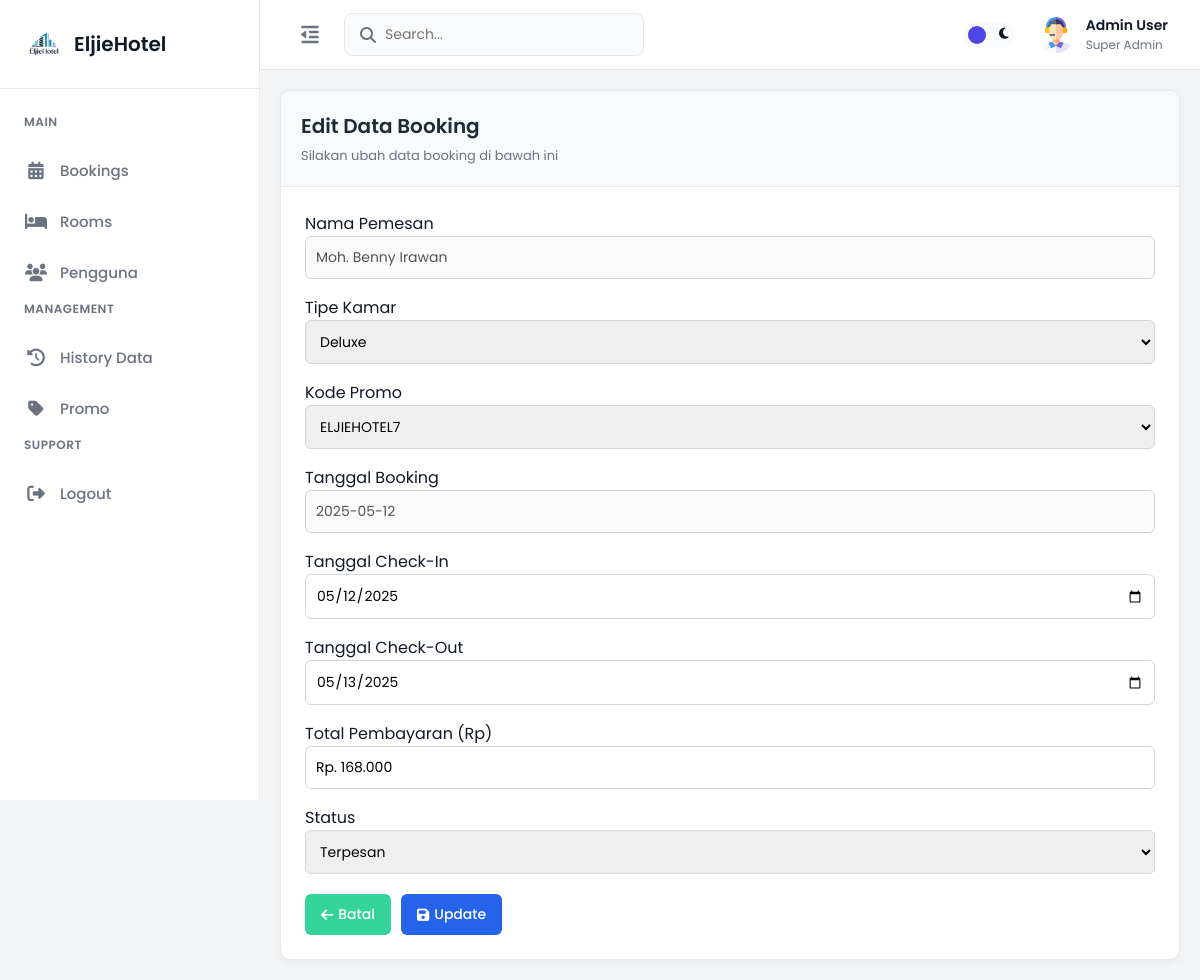
Screenshot of /edit_bookings.php?id=114 with the database file from the repository.
### tables this page shows
CREATE TABLE `tb_bookings` (
  `id_bookings` int NOT NULL,
  `id_user` int DEFAULT NULL,
  `id_room` int DEFAULT NULL,
  `id` int DEFAULT NULL,
  `kode_booking` varchar(10) NOT NULL,
  `booking_date` date DEFAULT NULL,
  `check_in_date` date DEFAULT NULL,
  `check_out_date` date DEFAULT NULL,
  `total_amount` decimal(10,3) DEFAULT NULL,
  `status` enum('terpesan','dibatalkan') DEFAULT 'terpesan'
);

CREATE TABLE `tb_users` (
  `id_user` int NOT NULL,
  `username` varchar(50) NOT NULL,
  `password` varchar(225) NOT NULL,
  `email` varchar(100) NOT NULL,
  `no_hp` varchar(50) NOT NULL
);

CREATE TABLE `tb_rooms` (
  `id_room` int NOT NULL,
  `room_type` varchar(50) NOT NULL,
  `price` decimal(10,3) NOT NULL,
  `foto` varchar(255) DEFAULT NULL,
  `status` enum('tersedia','terisi','maintenance') NOT NULL DEFAULT 'tersedia',
  `created_at` timestamp NULL DEFAULT CURRENT_TIMESTAMP,
  `updated_at` timestamp NULL DEFAULT CURRENT_TIMESTAMP ON UPDATE CURRENT_TIMESTAMP
);

### edit_bookings.php (the view, shortened to what this page needs)
<?php
include "config/koneksi.php";
if (isset($_GET['id'])) {
    $id_bookings = intval($_GET['id']);
    $query = "SELECT b.id_bookings, u.username AS user, r.room_type AS room, r.price AS room_price,
                     p.id AS promo_id, p.code AS promo_code, p.type AS promo_type, p.value AS promo_value,
                     b.booking_date, b.check_in_date, b.check_out_date, b.total_amount, b.status, b.id_room
              FROM tb_bookings b
              LEFT JOIN tb_users u ON b.id_user = u.id_user
              LEFT JOIN tb_rooms r ON b.id_room = r.id_room
              LEFT JOIN tb_promo p ON b.id = p.id
              WHERE b.id_bookings = $id_bookings";
    $result = mysqli_query($conn, $query);
    if (mysqli_num_rows($result) == 1) {
        $booking = mysqli_fetch_assoc($result);
    } else {
        echo "<script>alert('Booking tidak ditemukan.'); window.location='bookings.php';</script>";
        exit;
    }
} else {
    echo "<script>alert('ID Booking tidak valid.'); window.location='bookings.php';</script>";
    exit;
}
$roomQuery = "SELECT id_room, room_type, price FROM tb_rooms WHERE status = 'Tersedia'";
$roomResult = mysqli_query($conn, $roomQuery);
$promoQuery = "SELECT id, code, type, value FROM tb_promo WHERE end_date >= CURDATE()";
$promoResult = mysqli_query($conn, $promoQuery);
?>
<?php include "header.php"; ?>
<?php include "sidebar.php"; ?>
<main class="main-content">
    <?php include "topnav.php"; ?>
    <div class="card-eljie">
        <div class="card-header-eljie">
            <div>
                <h2>Edit Data Booking</h2>
                <p>Silakan ubah data booking di bawah ini</p>
            </div>
        </div>
        <div class="card-body-eljie">
            <form action="proses_edit_booking.php" method="POST" class="form">
                <div class="form-group">
                    <label for="user">Nama Pemesan</label>
                    <input type="text" name="user" id="user" class="form-control" value="<?= htmlspecialchars($booking['user']); ?>" disabled>
                </div>
                <div class="form-group">
                    <label for="room">Tipe Kamar</label>
                    <select name="room" id="room" class="form-control" onchange="updatePrice()" required>
                        <?php while ($room = mysqli_fetch_assoc($roomResult)): ?>
                            <option value="<?= $room['id_room']; ?>" data-price="<?= $room['price']; ?>"
                                <?= ($room['id_room'] == $booking['id_room']) ? 'selected' : ''; ?>>
                                <?= htmlspecialchars($room['room_type']); ?>
                            </option>
                        <?php endwhile; ?>
                    </select>
                </div>
                <div class="form-group">
                    <label for="promo">Kode Promo</label>
                    <select name="promo" id="promo" class="form-control" onchange="updatePrice()">
                        <?php while ($promo = mysqli_fetch_assoc($promoResult)): ?>
                            <option value="<?= $promo['id']; ?>" data-type="<?= $promo['type']; ?>"
                                data-value="<?= $promo['value']; ?>" <?= ($promo['id'] == $booking['promo_id']) ? 'selected' : ''; ?>>
                                <?= htmlspecialchars($promo['code']); ?>
                            </option>
                        <?php endwhile; ?>
                    </select>
                </div>
                <div class="form-group">
                    <label for="booking_date">Tanggal Booking</label>
                    <input type="text" name="booking_date" id="booking_date" class="form-control" value="<?= htmlspecialchars($booking['booking_date']); ?>" disabled>
                </div>
                <div class="form-group">
                    <label for="check_in_date">Tanggal Check-In</label>
                    <input type="date" name="check_in_date" id="check_in_date" class="form-control" value="<?= htmlspecialchars($booking['check_in_date']); ?>" required>
                </div>
                <div class="form-group">
                    <label for="check_out_date">Tanggal Check-Out</label>
                    <input type="date" name="check_out_date" id="check_out_date" class="form-control" value="<?= htmlspecialchars($booking['check_out_date']); ?>" required>
                </div>
                <div class="form-group">
                    <label for="total_amount">Total Pembayaran (Rp)</label>
                    <input type="text" name="total_amount" id="total_amount" class="form-control"
                        value="Rp. <?= number_format($booking['total_amount'], 0, ',', '.'); ?>" required readonly>
                </div>
                <div class="form-group">
                    <label for="status">Status</label>
                    <select name="status" id="status" class="form-control" required>
                        <option value="terpesan" <?= ($booking['status'] == 'terpesan') ? 'selected' : ''; ?>>Terpesan</option>
                    </select>
                </div>
                <div class="form-actions">
                    <a href="bookings.php" class="btn btn-secondary">
                        <i class="fas fa-arrow-left"></i> Batal
                    </a>
                    <button type="submit" class="btn btn-primary">
                        <i class="fas fa-save"></i> Update
                    </button>
                </div>
            </form>
        </div>
    </div>
</main>

### assets/css/dashboard/style.css (style rules this page uses)
:root { --primary: #4f46e5; --primary-light: #6366f1; --secondary: #10b981; --danger: #ef4444; --warning: #f59e0b; --text-primary: #111827; --text-secondary: #6b7280; --bg-body: #f3f4f6; --bg-sidebar: #ffffff; --bg-card: #ffffff; --bg-input: #f9fafb; --border: #e5e7eb; --shadow: 0 1px 3px rgba(0, 0, 0, 0.1); --sidebar-width: 260px; --sidebar-width-collapsed: 80px; --header-height: 70px; }
* { margin: 0; padding: 0; box-sizing: border-box; font-family: "Poppins", Tahoma, Geneva, Verdana, sans-serif; }
.main-content { flex: 1; margin-left: var(--sidebar-width); transition: all 0.3s ease; }
.card-eljie { background: #fff; border: 1px solid #e5e7eb; border-radius: 10px; overflow: hidden; box-shadow: 0 2px 8px rgba(0, 0, 0, 0.05); margin: 20px; font-family: "Poppins", sans-serif; }
.card-header-eljie { background: #f9fafb; padding: 20px; display: flex; justify-content: space-between; align-items: center; border-bottom: 1px solid #e5e7eb; }
.card-header-eljie h2 { font-size: 20px; font-weight: 600; color: #1f2937; margin: 0; }
.card-header-eljie p { font-size: 13px; color: #6b7280; margin-top: 5px; }
.card-body-eljie { overflow-x: auto; padding: 24px; }
.form-control { width: 100%; padding: 10px; border: 1px solid #d1d5db; border-radius: 6px; font-size: 14px; }
.form-actions { margin-top: 20px; display: flex; gap: 10px; }
.form-group { margin-bottom: 16px; }
.form-control { width: 100%; padding: 10px; border: 1px solid #d1d5db; border-radius: 6px; font-size: 14px; transition: border-color 0.3s, box-shadow 0.3s; }
.btn { display: inline-flex; align-items: center; justify-content: center; padding: 10px 16px; font-size: 14px; font-weight: 500; border-radius: 6px; text-decoration: none; cursor: pointer; border: none; transition: background 0.3s; }
.btn.btn-secondary { background: #34d399; color: white; }
.btn.btn-primary { background: #2563eb; color: white; }
.btn i { margin-right: 5px; }

### rows the page displays
tb_bookings: user "Moh. Benny Irawan", room "Deluxe", booking_date "2025-05-12", check_in_date "05/12/2025", check_out_date "05/13/2025", total_amount "Rp. 168.000", status "Terpesan"

### other values shown
form field promo "ELJIEHOTEL7"
